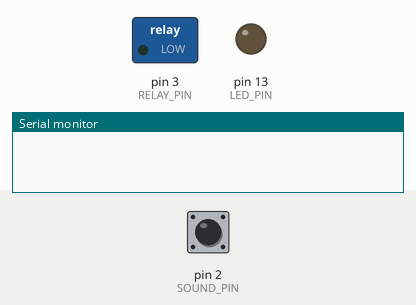
Simulated run of this sketch. Board: Arduino Uno, built with avr-gcc and run on an emulated ATmega328P. Parts: switched loads named in the sketch (green lamp = pin HIGH), output pins drawn as LEDs (lit = HIGH), the last lines printed to the serial monitor. The inputs (shaded band) are chosen by the test bench; at power-on: pin 2 (SOUND_PIN) LOW.

Above: at 1.2 s.
1.3 s: pin 2 (SOUND_PIN) pulsed HIGH 2 times (0.12 s each, 0.3 s apart)
At 1.9 s:
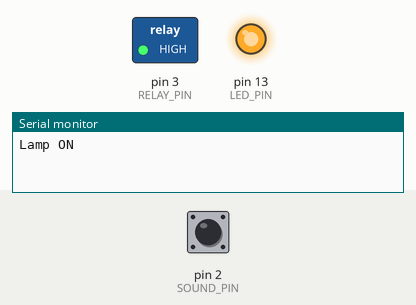
3.4 s: pin 2 (SOUND_PIN) pulsed HIGH 5 times (0.12 s each, 0.3 s apart)
At 4.1 s:
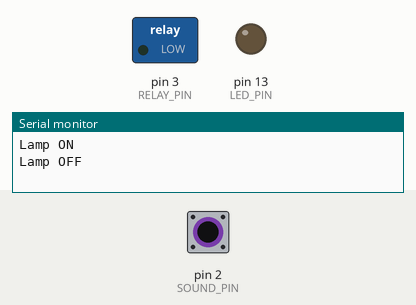
Timing chart, 0 to 6.4 s (numbered marks = the images above; inputs shaded):
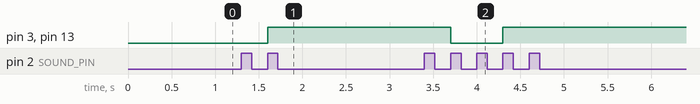

Measured:
- after the input at 1.3 s, pin 3 (RELAY_PIN), pin 13 (LED_PIN): LOW → HIGH after 0.30 s
- after the input at 3.4 s, pin 3 (RELAY_PIN), pin 13 (LED_PIN): HIGH → LOW after 0.30 s, → HIGH 0.60 s later

The sketch:

28_clap_switch.ino
```cpp
/*
  المستوى المتقدم — المشروع 5: التحكم بالإضاءة عبر الأوامر الصوتية (التصفيق)
  كتاب: 38 مشروع في شهر — لؤي النصري (@robotlouay)

  التوصيل:
    حساس الصوت: VCC → 5V   GND → GND   DO → Pin 2
    الريلاي:    VCC → 5V   GND → GND   IN → Pin 3
    مؤشر الحالة: LED المدمج في اللوحة (Pin 13)
    المصباح: COM و NO في الريلاي على سلك الطور (Phase)
  اضبط برغي الحساسية حتى يومض ضوء الحساس عند التصفيق فقط.
*/

const int SOUND_PIN = 2;      // يدعم المقاطعة (Interrupt 0)
const int RELAY_PIN = 3;
const int LED_PIN   = 13;

volatile unsigned long lastClapTime = 0;
volatile int clapCount = 0;
unsigned long firstClapTime = 0;
bool lampOn = false;

void soundDetected() {                 // تُنفّذ فوراً عند كل صوت عالٍ
  unsigned long now = millis();
  if (now - lastClapTime > 150) {      // تجاهل ارتداد نفس التصفيقة
    clapCount++;
    lastClapTime = now;
  }
}

void setup() {
  Serial.begin(9600);
  pinMode(SOUND_PIN, INPUT);
  pinMode(RELAY_PIN, OUTPUT);
  pinMode(LED_PIN, OUTPUT);
  attachInterrupt(digitalPinToInterrupt(SOUND_PIN), soundDetected, RISING);
}

void loop() {
  noInterrupts();
  int claps = clapCount;
  unsigned long last = lastClapTime;
  interrupts();

  if (claps == 1 && firstClapTime == 0) firstClapTime = last;

  // تصفيقتان خلال أقل من ثانية → تبديل حالة المصباح
  if (claps >= 2 && last - firstClapTime < 1000) {
    lampOn = !lampOn;
    digitalWrite(RELAY_PIN, lampOn ? HIGH : LOW);
    digitalWrite(LED_PIN, lampOn ? HIGH : LOW);
    Serial.println(lampOn ? "Lamp ON" : "Lamp OFF");
    noInterrupts(); clapCount = 0; interrupts();
    firstClapTime = 0;
    delay(300);
  }
  // انتهت المهلة دون تصفيقة ثانية → إعادة العد
  if (claps > 0 && millis() - last > 1000) {
    noInterrupts(); clapCount = 0; interrupts();
    firstClapTime = 0;
  }
}
```
